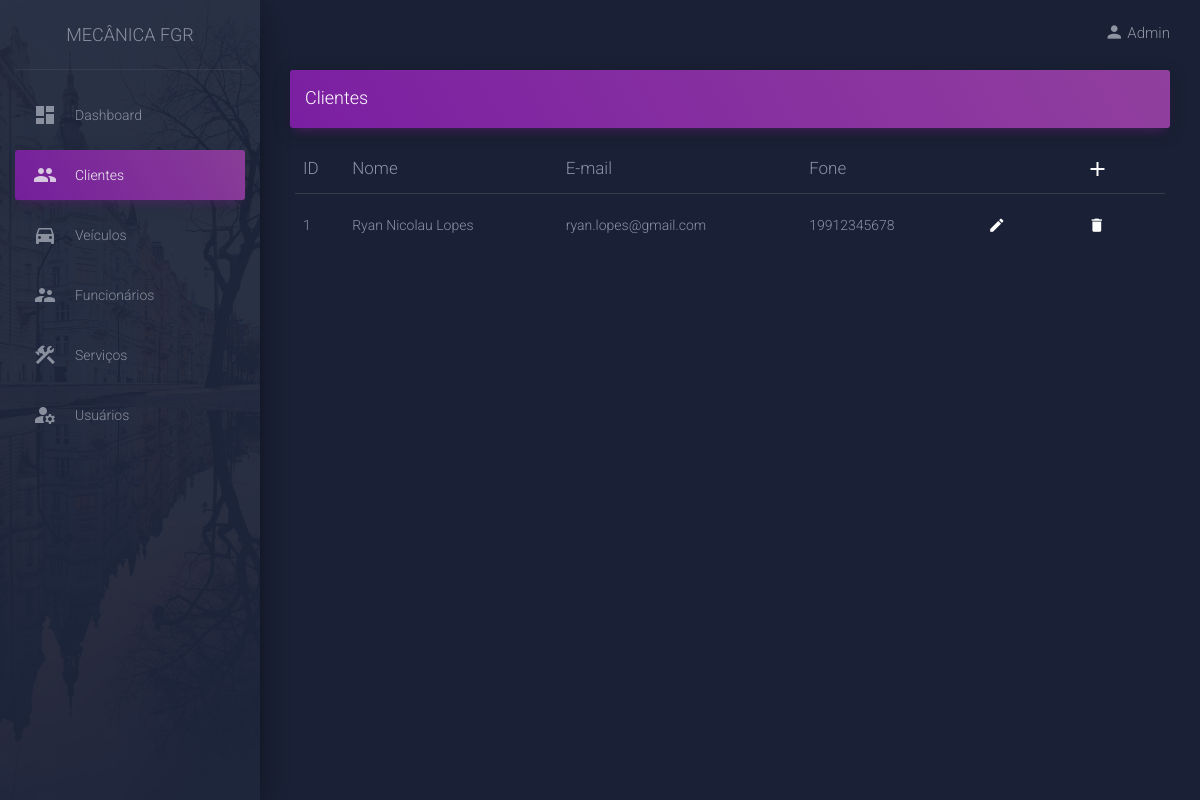
Screenshot of /views/cliente.php (signed in) with the database file from the repository.
### tables this page shows
CREATE TABLE `usuario` (
  `idUser` int(11) NOT NULL,
  `nomeUser` varchar(100) NOT NULL,
  `username` varchar(100) NOT NULL,
  `password` varchar(100) NOT NULL
);

CREATE TABLE `cliente` (
  `idCliente` int(11) NOT NULL,
  `nomeCliente` varchar(100) NOT NULL,
  `emailCliente` varchar(100) NOT NULL,
  `celularCliente` varchar(11) NOT NULL
);

### views/cliente.php (the view, shortened to what this page needs)
<?php
require('../conexao.php');
$username = $_SESSION["username"];
$nome     = $_SESSION["nomeUser"];
     $query = "SELECT * FROM usuario WHERE username = '$username'";
              $busca = mysqli_query($conn, $query);
              while ($dados = mysqli_fetch_array($busca)) {
                $nome = $dados['nomeUser'];
              }
?>
<!DOCTYPE html>
<html lang="en">
<head>
  <link rel="stylesheet" href="https://maxcdn.bootstrapcdn.com/font-awesome/latest/css/font-awesome.min.css">
  <link href="../assets/css/material-dashboard.css?v=2.1.0" rel="stylesheet" />
  <link href="../assets/demo/demo.css" rel="stylesheet" />
</head>
<body class="dark-edition">
  <div class="wrapper ">
    <div class="sidebar" data-color="purple" data-background-color="black" data-image="../assets/img/sidebar-2.jpg">
      <div class="logo"><a href="#" class="simple-text logo-normal">
        Mecânica FGR
        </a></div>
        <div class="sidebar-wrapper">
          <ul class="nav">
            <li class="nav-item  ">
              <a class="nav-link" href="./dashboard.php">
                <i class="material-icons">dashboard</i>
                <p>Dashboard</p>
              </a>
            </li>
            <li class="nav-item active">
              <a class="nav-link" href="./cliente.php">
                <i class="material-icons">people</i>
                <p>Clientes</p>
              </a>
            </li>
            <li class="nav-item ">
              <a class="nav-link" href="./veiculo.php">
                <i class="material-icons">directions_car</i>
                <p>Veículos</p>
              </a>
            </li>
            <li class="nav-item ">
              <a class="nav-link" href="./funcionario.php">
                <i class="material-icons">supervisor_account</i>
                <p>Funcionários</p>
              </a>
            </li>
            <li class="nav-item ">
              <a class="nav-link" href="./servico.php">
                <i class="material-icons">construction</i>
                <p>Serviços</p>
              </a>
            </li>
            <li class="nav-item ">
              <a class="nav-link" href="./usuario.php">
                <i class="material-icons">manage_accounts</i>
                <p>Usuários</p>
              </a>
            </li>
        </ul>
      </div>
    </div>
    <div class="main-panel">
      <nav class="navbar navbar-expand-lg navbar-transparent navbar-absolute fixed-top " id="navigation-example">
        <div class="container-fluid">
          <div class="collapse navbar-collapse justify-content-end">
            <ul class="navbar-nav">
              <li class="nav-item dropdown">
                <a class="nav-link" href="javscript:void(0)" id="navbarDropdownMenuLink" data-toggle="dropdown" aria-haspopup="true" aria-expanded="false">
                  <div class="d-flex align-items-center justify-content-center">
                    <i class="material-icons">person</i>
                    <h1 style="font-size: 15px; margin: 0; text-transform: capitalize;"><?php echo $nome; ?></h1>
                  </div>
                </a>
              </li>
            </ul>
          </div>
        </div>
      </nav>
      <div class="content">
        <div class="container-fluid">
          <div class="row">
            <div class="col-md-12">
              <div class="card card-plain">
                <div class="card-header card-header-primary">
                  <h4 class="card-title mt-0">Clientes</h4>
                </div>
                <div class="card-body">
                  <div class="table-responsive">
                    <table class="table table-hover">
                      <thead class="">
                        <th>ID</th>
                        <th>Nome</th>
                        <th>E-mail</th>
                        <th>Fone</th>
                        <th></th>
                        <th>
                          <a type="button" href="../forms/formCliente.php" rel="tooltip" title="Adicionar" style="margin-left: 18px;">
                            <i class="material-icons" style="padding-right: 30px;">add</i></th>
                      </thead>
                      <tbody>
                        <tr>
                          <?php
                          require('../conexao.php');
                          $query = "SELECT * FROM cliente";
                          $busca = mysqli_query($conn, $query);
                          while ($dados = mysqli_fetch_array($busca)) {
                          ?>
                          <td><?php echo $dados['idCliente'] ?></td>
                          <td><?php echo $dados['nomeCliente'] ?></td>
                          <td><?php echo $dados['emailCliente'] ?></td>
                          <td><?php echo $dados['celularCliente'] ?></td>
                          <td style="width: 5%">
                            <a href="../forms/editCliente.php?idCliente=<?php echo $dados['idCliente']; ?>">
                              <button type="button" rel="tooltip" title="Editar" class="btn btn-white btn-link btn-sm">
                                <i class="material-icons" style="padding-right: 25px;">edit</i>
                              </button>
                            </a>
                          </td>
                          <td style="width: 5%">
                            <a href="../delete/cliente.php?idCliente=<?php echo $dados['idCliente']?>">
                              <button type="button" rel="tooltip" title="Excluir" class="btn btn-white btn-link btn-sm">
                                <i class="material-icons" style="padding-right: 30px;">delete</i>
                              </button>
                            </a>
                          </td>
                        </tr>
                        <?php } ?>
                      </tbody>
                    </table>
                  </div>
                </div>
              </div>
            </div>
          </div>
        </div>
      </div>
    </div>
  </div>
</body>
</html>

### rows the page displays
usuario: nomeUser "Admin"
cliente: idCliente "1", nomeCliente "Ryan Nicolau Lopes", emailCliente "ryan.lopes@gmail.com", celularCliente "19912345678"
